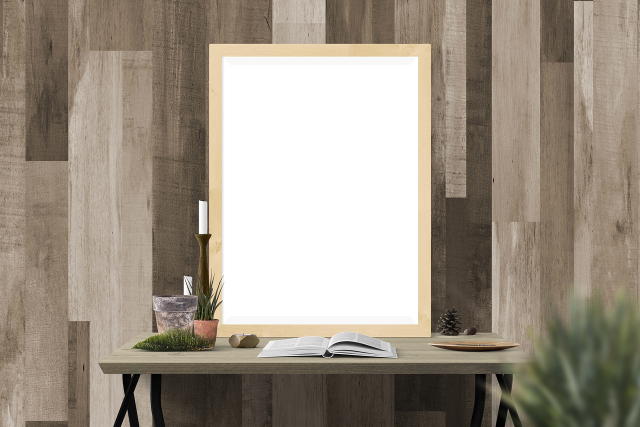
#> input picture Codes/Images/Frame.png, 1280 x 853 px (shown at 1/2 size)
$ python pil_rgb2rgba.py Images/Frame.png
#> lines starting #> are read from the running program, lines starting #| are printed output that depends on the picture; after the words box and inside, x2 and y2 are one past the last pixel; in counts of white or black regions, pixels touching at a corner belong together
#> further down, rgb is the input picture: PIL image 1280x853 RGB; mean R, G, B 158.1, 147.8, 134.2
#| Images/Frame.png: Mode RGB.
from PIL import Image
import numpy as np
from sys import argv

def rgb2rgba(img):
    # 全体をやや透過 (80% = 204) の行列を生成
    alpha = np.ones((img.height, img.width), dtype=np.uint8) * 204
    # (419, 88,862, 676) の領域を不透過 (100% = 255) にする
    alpha[88:676, 419:862] = 255
    # Lモードの画像にする
    alpha_L = Image.fromarray(alpha, mode='L')
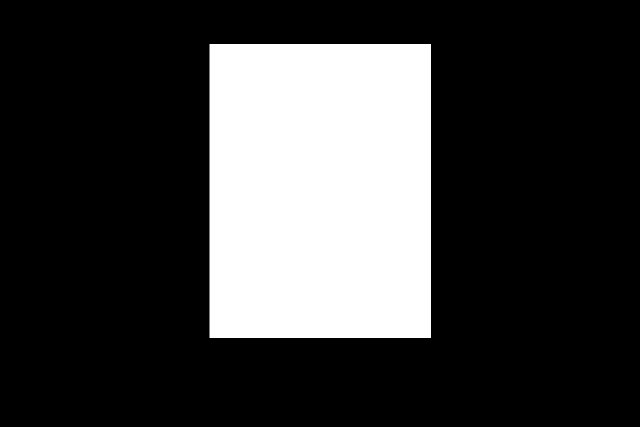
#> alpha_L: PIL image 1280x853 L (shown at 1/2 size); values 204 (black) and 255 (white), 23.9% white; 1 white region, box (x1, y1, x2, y2) and area: (419, 88, 862, 676) 260484

    # alpha_Lをimgに加える
    img.putalpha(alpha_L)
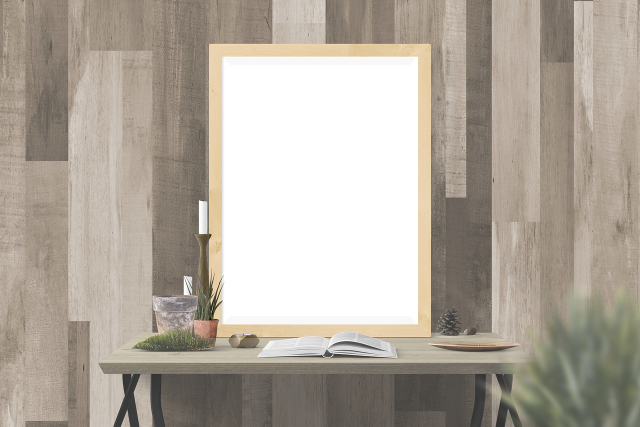
#> img: PIL image 1280x853 RGBA (shown at 1/2 size); mean R, G, B, A 158.1, 147.8, 134.2, 216.2; transparent parts drawn white
    img.filename = img.filename + '.alpha'
#> img.filename = 'Images/Frame.png.alpha'
    return img


if __name__ == '__main__':
    rgb = Image.open('Images/Frame.png')
    print(f'{rgb.filename}: Mode {rgb.mode}.')
    rgba = rgb2rgba(rgb)
    print(f'{rgba.filename}: Mode {rgba.mode}.')
#| Images/Frame.png.alpha: Mode RGBA.
    rgba.save('Images/Frame-RGBA.png')

$ run again, with Codes/Images/Blueberry.png copied over Codes/Images/Frame.png
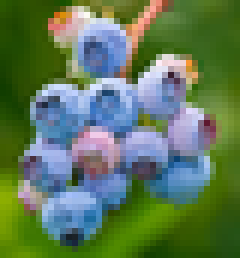
#> input picture Codes/Images/Blueberry.png, 40 x 43 px (shown 6 times larger)
#> rgb is the input picture: PIL image 40x43 RGB; mean R, G, B 95.1, 121.4, 89.3
#| Images/Frame.png: Mode RGB.
#> alpha_L: PIL image 40x43 L; every value is 204
#> in rgb2rgba, `img.putalpha(alpha_L)`:
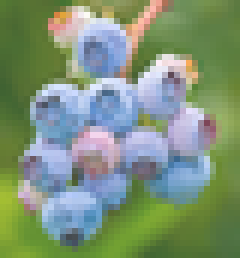
#> img: PIL image 40x43 RGBA (shown 6 times larger); mean R, G, B, A 95.1, 121.4, 89.3, 204; transparent parts drawn white
#> img.filename = 'Images/Frame.png.alpha'
#| Images/Frame.png.alpha: Mode RGBA.

$ run again, with Codes/Images/CoffeeBeans.png copied over Codes/Images/Frame.png
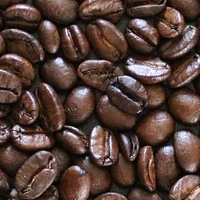
#> input picture Codes/Images/CoffeeBeans.png, 200 x 200 px
#> rgb is the input picture: PIL image 200x200 RGB; mean R, G, B 85.3, 63.6, 56.6
#| Images/Frame.png: Mode RGB.
#> alpha_L: PIL image 200x200 L; every value is 204
#> in rgb2rgba, `img.putalpha(alpha_L)`:
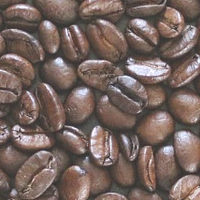
#> img: PIL image 200x200 RGBA; mean R, G, B, A 85.3, 63.6, 56.6, 204; transparent parts drawn white
#> img.filename = 'Images/Frame.png.alpha'
#| Images/Frame.png.alpha: Mode RGBA.

$ run again, with Codes/Images/Crosswalk1.png copied over Codes/Images/Frame.png
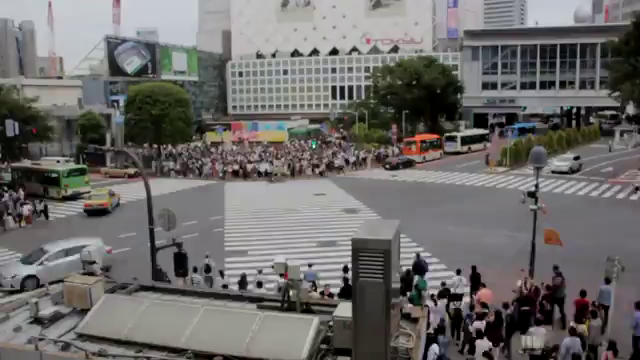
#> input picture Codes/Images/Crosswalk1.png, 640 x 360 px
#> rgb is the input picture: PIL image 640x360 RGB; mean R, G, B 109.2, 107, 105.6
#| Images/Frame.png: Mode RGB.
#> in rgb2rgba, `alpha_L = Image.fromarray(alpha, mode='L')`:
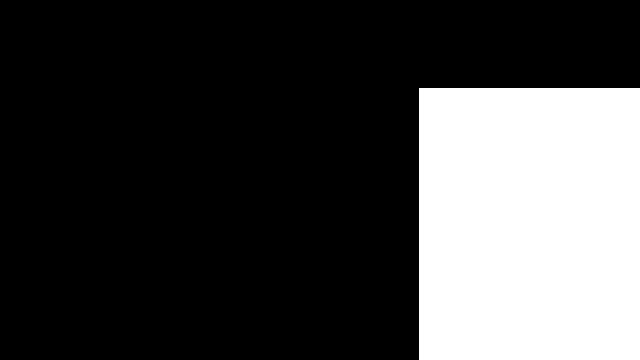
#> alpha_L: PIL image 640x360 L; values 204 (black) and 255 (white), 26.1% white; 1 white region, box (x1, y1, x2, y2) and area: (419, 88, 640, 360) 60112
#> in rgb2rgba, `img.putalpha(alpha_L)`:
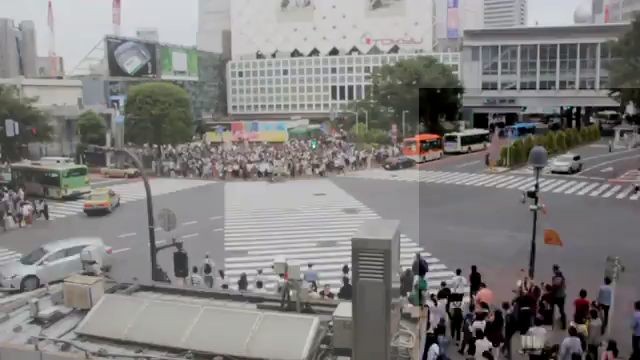
#> img: PIL image 640x360 RGBA; mean R, G, B, A 109.2, 107, 105.6, 217.3; transparent parts drawn white
#> img.filename = 'Images/Frame.png.alpha'
#| Images/Frame.png.alpha: Mode RGBA.
